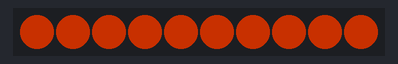
The sketch below on a simulated Arduino Uno, built with avr-gcc and run on an emulated ATmega328P. On the bench: 10 RGB LEDs in strip order, left to right. Dim RGB values are drawn brighter than linear; random numbers use the default seed unless the sketch sets one; what the sketch prints to the serial monitor is not drawn.

Above: at 7.52 s.
At 15.09 s:
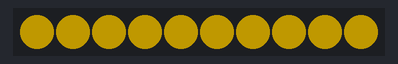
At 21.07 s:
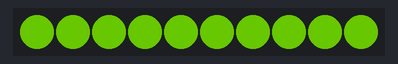
At 26.29 s:
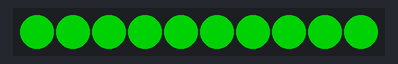
At 32.44 s:
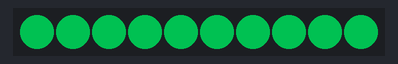
At 36.5 s:
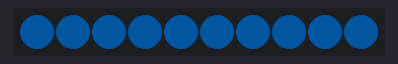

The sketch:

Linear_Lights_FastLED_7.ino
```cpp
#include <FastLED.h>
//
//  Linear Lights with FastLED
//
//  Palettes
//  Enumerated Shows
//  Noise
//
//  10/21/2017
//

#define NUM_LEDS 10

#define BRIGHTNESS  125 // (0-255)

#define DELAY_TIME 40 // in milliseconds

#define DATA_PIN 9
#define CLOCK_PIN 8

CRGB leds[NUM_LEDS];
CRGB current_frame[NUM_LEDS]; // framebuffers
CRGB next_frame[NUM_LEDS];  // framebuffers

uint8_t shuffle[NUM_LEDS];  // For random-fill show (nasty global)

// Light colors
#define MAX_COLOR 256   // Colors are 0-255 (palette color)
uint8_t foreColor =  0;    // Starting foreground color
uint8_t backColor = MAX_COLOR / 2;   // Starting background color
#define MIN_COLOR_SPEED 2   // Higher = slower
#define MAX_COLOR_SPEED 10   // Higher = slower
uint8_t foreColorSpeed = MAX_COLOR_SPEED / 2; // Lower = faster
uint8_t backColorSpeed = MAX_COLOR_SPEED / 2; // Lower = faster

// Palettes
CRGBPalette16 currentPalette;
CRGBPalette16 targetPalette;
TBlendType    currentBlending;
#define CAN_CHANGE_PALETTES true
#define DEFAULT_PALETTE RainbowColors_p // starting palette
#define PALETTE_DURATION 300  // seconds between palettes

// Possible palettes:
// RainbowColors_p, RainbowStripeColors_p, OceanColors_p,
// CloudColors_p, LavaColors_p, ForestColors_p, and PartyColors_p

// Shows - now enumerated
typedef void (*ShowList[])();
ShowList Shows = { allOn, morphChain, randomfill, randomcolors, twocolor, lightwave, lightrunup, sawtooth };
uint8_t current_show = 0;
#define SHOW_DURATION 30  // seconds
uint32_t MAX_SMALL_CYCLE = SHOW_DURATION * 1000 / DELAY_TIME;
#define FADE_OUT_TIME 3   // seconds to fade out
#define FADE_IN_TIME 3    // seconds to fade out

// Clocks and time
uint8_t morph = 0;
uint32_t small_cycle = 0;
uint16_t cycle = 0;

// wait times
#define WAIT_DURATION 20 // second between increasing wait time
#define MIN_WAIT   2  // Minimum number of morph steps in a cycle
#define MAX_WAIT  50  // Maximum number of morph steps in a cycle
#define NUM_WAIT_VALUES 10 // Number of stored delay times
uint8_t wait = NUM_WAIT_VALUES / 2;
uint8_t total_frames = getNumFrames(wait);

// noise
#define HAVE_NOISE false
#define NOISE_INTENSE 40  // 0-255 with 255 = very intense
uint8_t noise_param1 = 40;
uint8_t noise_param2 = 200;

//
// Setup
//
void setup() {

  delay( 3000 ); // power-up safety delay

  randomSeed(analogRead(0));

  Serial.begin(9600);
  Serial.println("Start");

  FastLED.addLeds<WS2801, DATA_PIN, CLOCK_PIN>(leds, NUM_LEDS);
  FastLED.setBrightness( BRIGHTNESS );

  currentPalette = DEFAULT_PALETTE;
  targetPalette = DEFAULT_PALETTE;
  currentBlending = LINEARBLEND;

  set_all_black();
}

void loop() {

  Shows[current_show]();  // Function call to the current show

  morph_frame();  // Morph the display and update the LEDs

  blend_palette();

  delay(DELAY_TIME); // The only delay

  morph++;
  small_cycle++;

  if (small_cycle % foreColorSpeed == 0) { foreColor = IncColor(foreColor, 1); }
  if (small_cycle % backColorSpeed == 0) { backColor = IncColor(backColor, 1); }

  if (morph >= total_frames) {  // Finished morphing

    morph = 0;

    if (cycle++ > 10000) { cycle = 0; }  // Advance the cycle clock

    push_frame();

    change_it_up();
  }

  if (small_cycle >= MAX_SMALL_CYCLE) { next_show(); }

}

//
// change_it_up
//
void change_it_up() {
  EVERY_N_SECONDS(PALETTE_DURATION) { change_palette(); }
  EVERY_N_SECONDS(WAIT_DURATION) {
    wait = up_or_down(wait, 0, MAX_WAIT);
    total_frames = getNumFrames(wait);
  }
}

//
// Blend Palette
//
void blend_palette() {
  uint8_t maxChanges = 24;
  nblendPaletteTowardPalette( currentPalette, targetPalette, maxChanges);
}

//
// next_show
//
#define ARRAY_SIZE(A) (sizeof(A) / sizeof((A)[0]))

void next_show() {
  current_show = random8(ARRAY_SIZE( Shows));
  morph = 0;
  small_cycle = 0;
  cycle = 0;
  set_all_black();
  foreColorSpeed = up_or_down(foreColorSpeed, MIN_COLOR_SPEED, MAX_COLOR_SPEED);
  backColorSpeed = up_or_down(backColorSpeed, MIN_COLOR_SPEED, MAX_COLOR_SPEED);
}

//
// change_palette
//
void change_palette() {
  if (!CAN_CHANGE_PALETTES) return;

  switch (random8(6)) {
    case 0:
      targetPalette = RainbowColors_p;
      break;
    case 1:
      targetPalette = RainbowStripeColors_p;
      break;
    case 2:
      targetPalette = OceanColors_p;
      break;
    case 3:
      targetPalette = CloudColors_p;
      break;
    case 4:
      targetPalette = LavaColors_p;
      break;
    case 5:
      targetPalette = ForestColors_p;
      break;
    default:
      targetPalette = PartyColors_p;
      break;
  }
}

void set_all_black() {
  for (int i = 0; i < NUM_LEDS; i++) {
    current_frame[i] = CRGB::Black;
    next_frame[i] = CRGB::Black;
    leds[i] = CRGB::Black;
  }
  FastLED.show();
}

void fill(CRGB color) {
  for (int i = 0; i < NUM_LEDS; i++) {
    setPixelColor(i, color);
  }
}

//
// All On - turns all the pixels on the foreColor
//
void allOn() {
   fill(Wheel(foreColor));
}

//
// randomly fill in pixels from blank to all on, then takes them away
//
void randomfill() {
  int i, j, save, pos;

  pos = cycle % (NUM_LEDS*2);  // Where we are in the show

  if (pos == 0) {  // Start of show
    shuffle_leds();
  }

  if (pos > NUM_LEDS) {
    pos = (2 * NUM_LEDS) - pos;
  }

  for (i=0; i < NUM_LEDS; i++) {
    if (i < pos) {
      setPixelColor(shuffle[i], Wheel(foreColor));  // Turning on lights one at a time
    } else {
      setPixelColor(shuffle[NUM_LEDS-(i % NUM_LEDS)-1], CRGB::Black);  // Turning off lights one at a time
    }
  }
}

//
// Shuffle LEDS
//
void shuffle_leds() {
  int i, j, save;

  for (i=0; i < NUM_LEDS; i++) {
    shuffle[i] = i; // before shuffle
  }
  for (i=0; i < NUM_LEDS; i++) {  // here's position
    j = random8(NUM_LEDS);         // there's position
    save = shuffle[i];
    shuffle[i] = shuffle[j];       // first swap
    shuffle[j] = save;             // second swap
  }
}

//
// random colors - turns each pixel on to a random color
//
void randomcolors() {
  if (cycle == 0 && morph == 0) {  // Start of show: assign lights to random colors
    for (int i=0; i < NUM_LEDS; i++) {
      shuffle[i] = random8(MAX_COLOR);
    }
  }

  // Otherwise, fill lights with their color
  for (int i=0; i < NUM_LEDS; i++) {
    setPixelColor(i, Wheel(shuffle[i]));
  }
}

//
// two color - alternates the color of pixels between two colors
//
void twocolor() {
  for (int i = 0; i < NUM_LEDS; i++) {
    if (i % 2) {
      setPixelColor(i, Wheel(foreColor));
    } else {
      setPixelColor(i, Wheel(backColor));
    }
  }
}

//
// Morph Chain - morphs color 1 from position x to color 2 at position x+n
//
void morphChain() {
  for (int i=0; i < NUM_LEDS; i++) {
    uint8_t fract = map((i+(cycle % NUM_LEDS)) % NUM_LEDS, 0, NUM_LEDS-1, 0, 255);
    setPixelColor(NUM_LEDS-i-1, Wheel(interpolate_wrap_uints(foreColor, backColor, fract)));
  }
}

//
// Saw tooth - Fills in pixels with a sawtooth of intensity
//
void sawtooth() {

  for (int i=0; i < NUM_LEDS; i++) {
    uint16_t fract = map((i+(cycle % NUM_LEDS)) % NUM_LEDS, 0, NUM_LEDS-1, 0, 512);
    if (fract >= 256) {
      fract = 512 - fract;  // the subtraction creates the sawtooth
    }
    // "i" will have pattern move up; "NUM_LEDS-i-1'' will have pattern move down
    setPixelColor(NUM_LEDS-i-1, Gradient_Wheel(foreColor, fract));
  }
}

//
// lightwave - just one pixel traveling along the chain
//
void lightwave() {
  for (int i=0; i < NUM_LEDS; i++) {
     if (i == cycle % NUM_LEDS) {
       setPixelColor(i, Wheel(foreColor));
     } else {
       setPixelColor(i, CRGB::Black);
     }
  }
}

//
// lightrunup -lights fill up one at time
//
void lightrunup() {
  int pos = cycle % (NUM_LEDS*2);  // Where we are in the show
  if (pos >= NUM_LEDS) {
    pos = (NUM_LEDS*2) - pos;
  }

  for (int i=0; i < NUM_LEDS; i++) {
    if (i < pos) {
      setPixelColor(i, Wheel(foreColor));  // Turning on lights one at a time
    } else {
      setPixelColor(i, CRGB::Black);   // black
    }
  }
}

//
// morph_frame
//
void morph_frame() {
   uint8_t fract = map(morph, 0, total_frames-1, 0, 255);  // 0 - 255

   for (int i = 0; i < NUM_LEDS; i++) {
     setLEDinterpCRGB(i, current_frame[i], next_frame[i], fract);
   }
   add_noise();
   check_fades();
   FastLED.show();  // Update the display
}

//
// push_frame
//
void push_frame() {
  for (int i = 0; i < NUM_LEDS; i++) {
    current_frame[i] = next_frame[i];
  }
}

//
// add_noise
//
void add_noise() {
  if (!HAVE_NOISE) { return; }

  for (int i=0; i < NUM_LEDS; i++) {
    uint8_t data = inoise8_raw ((small_cycle * noise_param1) + (i * noise_param2));
    data = qsub8(data,16);
    data = qadd8(data,scale8(data,39));
    data = map8(data, 0, NOISE_INTENSE);
    leds[i].fadeToBlackBy(data);
  }
}

//
// check_fades - check the fade-to-blacks at beginning and end of show
//
void check_fades() {
  uint8_t fade_amount = 0;

  if (small_cycle <= (FADE_IN_TIME * 1000 / DELAY_TIME)) {
    fade_amount = map(small_cycle, 0, (FADE_IN_TIME * 1000 / DELAY_TIME), 256, 0);
  } else if ((MAX_SMALL_CYCLE - small_cycle) <= (FADE_OUT_TIME * 1000 / DELAY_TIME)) {
    fade_amount = map((MAX_SMALL_CYCLE - small_cycle), 0, (FADE_OUT_TIME * 1000 / DELAY_TIME), 256, 0);
  }

  if (fade_amount > 0) {
    for (int i = 0; i < NUM_LEDS; i++) {
      leds[i].fadeToBlackBy(fade_amount);
    }
  }
}

void setPixelColor(int pos, CRGB color) {
  next_frame[pos] = color;
}

//
// IncColor - adds amount to color
//
uint8_t IncColor(uint8_t c, uint8_t amount) {
  return (c + amount ) % MAX_COLOR;
}

//
// up_or_down - increase on decrease a counter randomly within bounds
//
uint8_t up_or_down(uint8_t counter, uint8_t min_value, uint8_t max_value) {
  counter += (random8(2) * 2 - 1);  // 0-1 -> 0,2 -> -1 or +1
  if (counter < min_value) {
    return min_value + 1;
  } else if (counter > max_value) {
    return max_value - 1;
  } else {
    return counter;
  }
}

//
// getNumFrames - convert a wait value into a number of morph frames
//
uint8_t getNumFrames(uint8_t wait_value) {
  return easeInQuad(wait_value, NUM_WAIT_VALUES-1, MIN_WAIT, MAX_WAIT);
}

//
//  easeInQuad - convert (input - max_input) to (min_output - max_output)
//
uint8_t easeInQuad(uint8_t input, uint8_t max_input, uint8_t min_output, uint8_t max_output){
  float ratio = float(input) / max_input;
  return min_output + (ratio * ratio * (max_output - min_output));
}

//
//  Wheel - Input a hue (0-255) to get a color
//
CRGB Wheel(uint8_t hue)
{
  return Gradient_Wheel(hue, 255);  // 255 = full brightness
}

//
//  Gradient_Wheel - Input a hue and intensity (0-255) to get a CHSV from the palette
//
CRGB Gradient_Wheel(uint8_t hue, uint8_t intensity)
{
  return ColorFromPalette( currentPalette, hue, intensity, currentBlending);
}

//
//  setLEDinterpCRGB - Set LED i to the interpolate of two CRGB colors
//
void setLEDinterpCRGB(int i, CRGB c1, CRGB c2, uint8_t fract)
{
  if (c1 == c2) {
    leds[i] = c1;
    return;
  } else if (fract == 0) {
    leds[i] = c1;
    return;
  } else if (fract == 255) {
    leds[i] = c2;
    return;
  } else if (is_black(c1)) {
    leds[i] = c2;
    leds[i].fadeToBlackBy(255 - fract);
    return;
  } else if (is_black(c2)) {
    leds[i] = c1;
    leds[i].fadeToBlackBy(fract);
    return;
  } else {
//    leds[i] = c1.lerp8(c2, fract);
    leds[i] = HSVinterRGB(c1, c2, fract / 255.0);
    return;
  }
}

// is_black
boolean is_black(CRGB color) {
  return (color.r == 0 && color.g == 0 && color.b == 0);
}

//  HSV Interpolate RGB
//
//  Given a start rgb, an end rgb, and a fractional distance (0-1)
//  This function converts start and end colors to hsv
//  and interpolates between the two points
//  The function returns the properly interpolated rgb
//  as a 24-bit rgb color
//  Whew.

CRGB HSVinterRGB(CRGB c1, CRGB c2, float fract)
{
  // Set up HSV1 and HSV2 variables and pointers

  float h1,s1,v1,h2,s2,v2,hi,si,vi;
  float* p_h1;
  float* p_s1;
  float* p_v1;
  p_h1 = &h1;
  p_s1 = &s1;
  p_v1 = &v1;
  float* p_h2;
  float* p_s2;
  float* p_v2;
  p_h2 = &h2;
  p_s2 = &s2;
  p_v2 = &v2;

  // Calculate HSV1 and HSV2

  RGBtoHSV(c1.r,c1.g,c1.b,p_h1,p_s1,p_v1);
  RGBtoHSV(c2.r,c2.g,c2.b,p_h2,p_s2,p_v2);

  // Calculate the interpolated HSVi

  hi = interpolate_wrap_floats(h1,h2,fract);
  si = interpolate_floats(s1,s2,fract);
  vi = interpolate_floats(v1,v2,fract);

  // Convert back to rgb via pointers

  byte r,g,b;
  byte* p_r;
  byte* p_g;
  byte* p_b;
  p_r = &r;
  p_g = &g;
  p_b = &b;

  HSVtoRGB(p_r,p_g,p_b,hi,si,vi);

  return(CRGB(r,g,b));
}

// r,g,b values are from 0 to 255
// h = [0,360], s = [0,1], v = [0,1]
// if s == 0, then h = -1 (undefined)
//
// code from http://www.cs.rit.edu/~ncs/color/t_convert.html

void RGBtoHSV( byte red, byte green, byte blue, float *h, float *s, float *v )
{
  float r = red/float(255);
  float g = green/float(255);
  float b = blue/float(255);

  float MIN = min(r, min(g,b));  // min(r,g,b)
  float MAX = max(r, max(g,b));  // max(r,g,b)

  *v = MAX;            // v

  float delta = MAX - MIN;

  if (MAX != 0 ) *s = delta / MAX;  // s
  else { // r = g = b = 0   // s = 0, v is undefined
    *s = 0;
    *h = -1;
    return;
  }
  if( r == MAX ) *h = 60.0 * ( g - b ) / delta; // between yellow & magenta
  else {
    if( g == MAX ) {
      *h = 120.0 + 60.0 * ( b - r ) / delta; // between cyan & yellow
    } else {
      *h = 240.0 + 60.0 * ( r - g ) / delta;  // between magenta & cyan
    }
  }
  if( *h < 0 ) *h += 360;
}

// r,g,b values are from 0 to 255
// h = [0,360], s = [0,1], v = [0,1]
// if s == 0, then h = -1 (undefined)
//
// code from http://www.cs.rit.edu/~ncs/color/t_convert.html

void HSVtoRGB( byte *r, byte *g, byte *b, float h, float s, float v )
{
  int i;
  float f, p, q, t;

  if( s == 0 ) {
    // achromatic (grey)
    *r = *g = *b = (v*255);
    return;
  }

  h /= 60;      // sector 0 to 5
  i = floor( h );
  f = h - i;      // factorial part of h
  p = v * ( 1 - s );
  q = v * ( 1 - s * f );
  t = v * ( 1 - s * ( 1 - f ) );

  switch( i ) {
    case 0:
      *r = v * 255;
      *g = t * 255;
      *b = p * 255;
      break;
    case 1:
      *r = q * 255;
      *g = v * 255;
      *b = p * 255;
      break;
    case 2:
      *r = p * 255;
      *g = v * 255;
      *b = t * 255;
      break;
    case 3:
      *r = p * 255;
      *g = q * 255;
      *b = v * 255;
      break;
    case 4:
      *r = t * 255;
      *g = p * 255;
      *b = v * 255;
      break;
    default:    // case 5:
      *r = v * 255;
      *g = p * 255;
      *b = q * 255;
      break;
    }
}

//
// Interpolate
//
// Returns the fractional point from a to b

float interpolate_floats(float a, float b, float fract)
{
  return(a + (fract*(b-a)));
}

//
// Interpolate Wrap
//
// Returns the fractional point from a to b
// checking both ways around a circle

float interpolate_wrap_floats(float a, float b, float fract)
{
  if(should_wrap(a,b)) {
    if(a<b) a += 360;
    else b += 360;
  }
  float result = interpolate_floats(a,b,fract);
  if (result>360) result -= 360;
  return(result);
}

//
// should_wrap
//
// determines whether the negative way
// around the circle is shorter

boolean should_wrap(float a, float b) {
  if (a>b) {
    float temp = a;  // basic a <-> b swap
    a = b;
    b = temp;
  }
  return(abs(b-a) > abs((a+360) - b));
}

//
// Interpolate Wrap - returns the fractional point from a to b, checking both ways around a circle
//
uint8_t interpolate_wrap_uints(uint8_t a, uint8_t b, uint8_t fract)
{
  if (should_wrap_uints(a,b)) {
    if (a < b) a += 256;
    else b += 256;
  }
  return lerp8by8(a, b, fract);
}

//
// should_wrap - determines whether the negative way  around the circle is shorter
//
boolean should_wrap_uints(uint8_t a, uint8_t b) {
  if (a > b) {
    uint8_t temp = a;  // basic a <-> b swap
    a = b;
    b = temp;
  }
  return(abs(b-a) > abs((a+256) - b));
}
```
